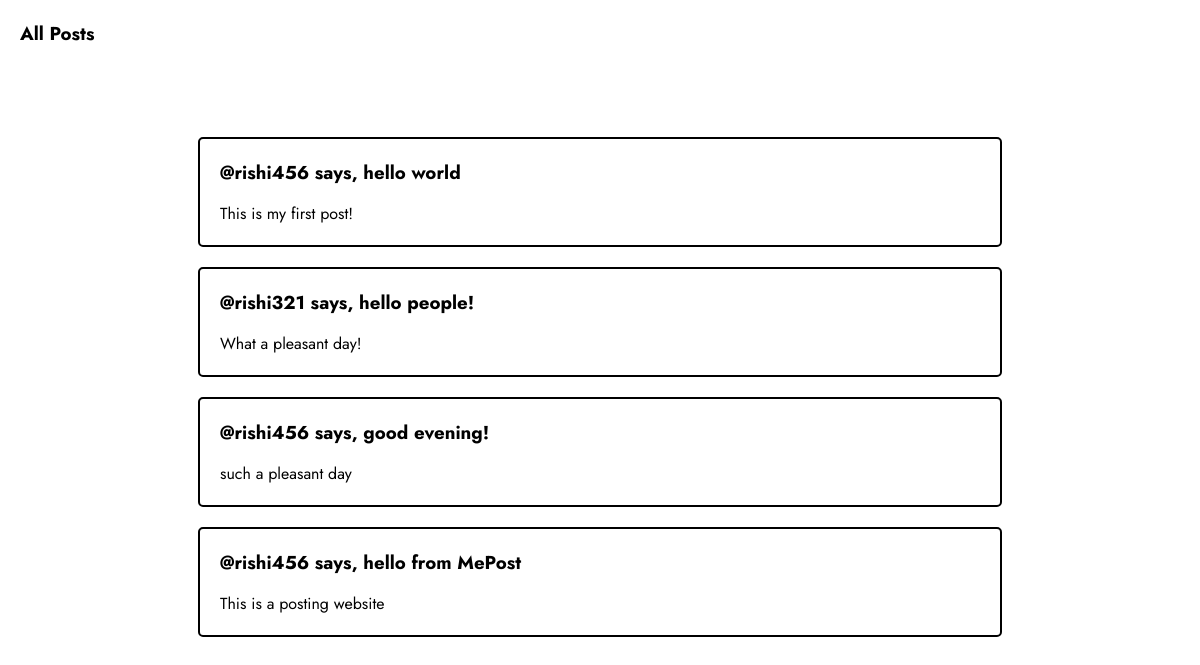
The page / (signed in) on the database its author committed.
### myapp/models.py (models this page shows, shortened)
class Post(models.Model):
    author = models.ForeignKey(User, on_delete=models.CASCADE)
    title = models.CharField(max_length=100)
    post_content = models.TextField()
    created_date = models.DateTimeField(auto_now_add=True)

### myapp/views.py (the view)
# urls.py: path('', views.PostList.as_view(), name='posts_list'),
class PostList(LoginRequiredMixin, ListView):
    template_name = 'post_list.html'
    model = Post
    def get_context_data(self, **kwargs):
        context = super().get_context_data(**kwargs)
        context['posts'] = Post.objects.all()
        return context

### myapp/templates/post_list.html (shortened to what this page needs)
{% extends 'base.html' %}
{% block content %}
<h3 style="margin: 20px;">All Posts</h3>
<div class="main-content">
    <div class="empty" style="height: 40px;"></div>
    {% if posts %}
        {% for post in posts %}
        <div class="post-body">
            <h3>@{{ post.author }} says, {{ post.title }}</h3>
            <p>{{ post.post_content }}</p>
        </div>
        {% endfor %}
    {% else %}
    <h2>No posts yet!</h2>
    {% endif %}
    <div class="empty"></div>
  </div>
{% endblock %}

### myapp/templates/base.html (shortened to what this page needs)
{% load static %}
<!DOCTYPE html>
<html lang="en">
<head>
  <link rel="stylesheet" href="{% static 'css/style.css' %}">
</head>
<body>
  {% block content %}{% endblock %}
</body>
</html>

### myapp/static/css/style.css (style rules this page uses)
body { margin: 0; padding: 0; font-family: 'Jost', sans-serif; }
.main-content { display: flex; flex-direction: column; align-items: center; justify-content: center; height: 100vh; }
.post-body, .post-body2 { width: 65%; height: auto; border: 2px solid black; border-radius: 5px; background: transparent; margin: 10px 0; padding: 10px; }
.post-body h3, .post-body2 h3 { margin-top: 10px; margin-left: 10px; }
.post-body p, .post-body2 p { margin-left: 10px; margin-bottom: 10px; }
.empty { width: 10%; height: 100px; }
.profile-container h2,h3,p { margin-left: 45px; margin-bottom: 5px; }

### rows shown on the page
Post: author "rishi456", title "hello world", post_content "This is my first post!"
Post: author "rishi321", title "hello people!", post_content "What a pleasant day!"
Post: author "rishi456", title "good evening!", post_content "such a pleasant day"
Post: author "rishi456", title "hello from MePost", post_content "This is a posting website"
